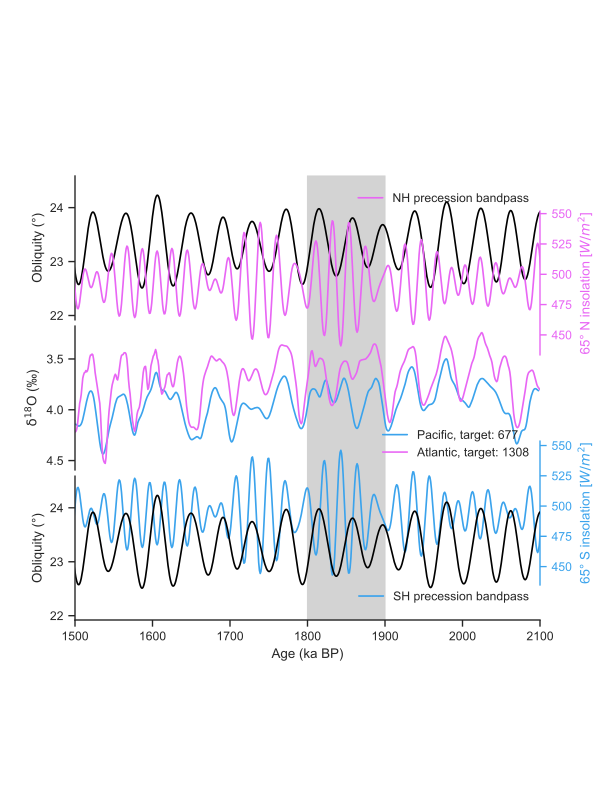

Reproduce this figure in Python.
#!/usr/bin/env python3
# -*- coding: utf-8 -*-
"""
Created on Mon Jul 24 17:51:57 2023

@author: zhou
"""

import pandas as pd
import sys
sys.path.append("../../../../../Work/Lorraine/LR04/python")
import LR04_fetching_func
import matplotlib.pyplot as plt
import seaborn as sns
import pyleoclim as pyleo
import matplotlib

sns.set(font='Arial',palette='husl',style='ticks',context='paper')

def shade(fig,axes,left_x,right_x, color='lightgray'):
    # the following code will shade HEs
    # 1. Get transformation operators for axis and figure
    top_axtr = axes[0].transData # Axis top -> Display
    bottom_axtr = axes[-1].transData # Axis bottom -> Display
    figtr = fig.transFigure.inverted() # Display -> Figure
    # 2. Transform points from axis to figure coordinates
    shade_lower_limit = axes[-1].viewLim.get_points()[0][1] # lower ylim in lowest axis
    shade_upper_limit = axes[0].viewLim.get_points()[1][1] # upper ylim in highest axis
    lower_left = figtr.transform(bottom_axtr.transform((left_x, shade_lower_limit)))
    lower_right = figtr.transform(bottom_axtr.transform((right_x, shade_lower_limit)))
    upper_left = figtr.transform(top_axtr.transform((left_x, shade_upper_limit)))
    upper_right = figtr.transform(top_axtr.transform((right_x, shade_upper_limit)))
    # 4. Create the patch
    rect = matplotlib.patches.Polygon([lower_left,lower_right,upper_right,upper_left], transform=fig.transFigure,color=color)
    fig.patches.append(rect)

Pacific_stack_path = '../stack.txt'
# stack = scipy.io.loadmat(stack_path)
Pacific_stack = pd.read_table(Pacific_stack_path, delimiter=' ')

Atlantic_stack_path = '../../R62_d18O_stack/stack.txt'
# stack = scipy.io.loadmat(stack_path)
Atlantic_stack = pd.read_table(Atlantic_stack_path, delimiter=' ')

LR04 = LR04_fetching_func.fetch_d18O()

#%% figure set up
fig, axes = plt.subplots(5,1, sharex=True)
plt.subplots_adjust(hspace=-0.2)

#%% NH prec
inso_summer_65N = pd.read_table('../../../../../Work/McManus/Milankovitch/python/inso_summer_65N.txt',
                                delimiter=' ',
                                names=['age', 'inso'])
inso_summer_65N.set_index('age', inplace=True)
inso_ts = pyleo.Series(time=inso_summer_65N.index, value=inso_summer_65N['inso'],
                       time_name='Age',
                       time_unit='kyr BP',
                       value_name='65° N insolation',
                       value_unit=r'$W/{m^2}$')

ts_band = inso_ts.filter(method='butterworth',cutoff_scale=[17,25])
ts_band.plot(label='NH precession bandpass', ax=axes[1], color='C5')
axes[1].yaxis.set_label_position("right")
axes[1].yaxis.label.set_color('C5')
axes[1].spines['right'].set_color('C5')
axes[1].tick_params(axis='y', colors='C5')
axes[1].legend(loc='upper right', bbox_to_anchor=(1, 1.2))

#%% SH prec
inso_summer_65S = pd.read_table('../../../../../Work/McManus/Milankovitch/python/inso_summer_65S.txt',
                                delimiter=' ',
                                names=['age', 'inso'])
inso_summer_65S.set_index('age', inplace=True)
inso_ts = pyleo.Series(time=inso_summer_65S.index, value=inso_summer_65S['inso'],
                       time_name='Age',
                       time_unit='kyr BP',
                       value_name='65° S insolation',
                       value_unit=r'$W/{m^2}$')

ts_band = inso_ts.filter(method='butterworth',cutoff_scale=[17,25])
ts_band.plot(label='SH precession bandpass', ax=axes[3], color='C4')
axes[3].yaxis.set_label_position("right")
axes[3].yaxis.label.set_color('C4')
axes[3].spines['right'].set_color('C4')
axes[3].tick_params(axis='y', colors='C4')
axes[3].legend(loc='lower right', bbox_to_anchor=(1, -0.2))

#%% obliquity
obl = pd.read_excel('../../../../../Work/McManus/Milankovitch/Insolation calculation_LR04.xlsx',
                    sheet_name='Sheet1')
obl.set_index('time', inplace=True)
axes[0].plot(obl.index, obl['obliquity'], color='k')
axes[0].set_ylabel('Obliquity (°)')
axes[4].plot(obl.index, obl['obliquity'], color='k')
axes[4].set_ylabel('Obliquity (°)')

#%% plot stacks

axes[2].plot(Pacific_stack['age(kyr)'], Pacific_stack['mean(permil)'],
             label='Pacific, target: 677', color='C4')
axes[2].plot(Atlantic_stack['age(kyr)'], Atlantic_stack['mean(permil)'],
             label='Atlantic, target: 1308', color='C5')
# axes.fill_between(stack['age(kyr)'],
#                   stack['mean(permil)']+2*stack['sigma(permil)'],
#                   stack['mean(permil)']-2*stack['sigma(permil)'],
#                   alpha=0.3,
#                   label='BIGMACS 2sigma')

#%% beautification
# axes.plot(LR04.index/1000, LR04, label='LRO4', color='k')
axes[1].set_xlabel('')
axes[3].set_xlabel('')

axes[2].set_xlim((1500, 2100))
axes[2].invert_yaxis()

# axes.axvspan(1800, 1900, color='lightgray')

axes[2].legend(loc='lower right')

axes[2].set_ylabel(u'$\mathrm{\delta}^\mathrm{18}$O (‰)')
axes[4].set_xlabel('Age (ka BP)')

sns.despine(ax=axes[0], top=True,right=True, left=False, bottom=True)
sns.despine(ax=axes[1], top=True,right=False, left=True, bottom=True)
sns.despine(ax=axes[2], top=True,right=True, left=False, bottom=True)
sns.despine(ax=axes[3], top=True,right=False, left=True, bottom=True)
sns.despine(ax=axes[4], top=True,right=True, left=False, bottom=False)

for i in range(4):
    axes[i].xaxis.set_ticks_position('none')

pos = axes[0].get_position()
pos.y0 -= 0.1
pos.y1 -= 0.1
axes[0].set_position(pos)

pos = axes[4].get_position()
pos.y0 += 0.1
pos.y1 += 0.1
axes[4].set_position(pos)

shade(fig,axes,1800,1900, 'lightgray')
# shade(fig,axes,1828,1838, 'lightblue')
# shade(fig,axes,1858,1870, 'lightblue')
# axes[2].axvspan(1828,1838, color='lightblue')
# axes[2].axvspan(1858,1870, color='lightblue')

# axes[0].axvspan(1832,1842, color='lightblue')
# axes[3].axvspan(1832,1842, color='lightblue')

# axes[0].axvspan(1862,1874, color='lightblue')
# axes[3].axvspan(1862,1874, color='lightblue')
    
for ax in axes:
    ax.set_zorder(10)
    ax.set_facecolor('none')

fig.set_size_inches(6,8)

plt.savefig('Stack_prec_obliquity_comparison.pdf')
